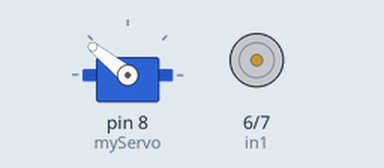
Bench run of a sketch on a simulated Arduino Uno, built with avr-gcc and run on an emulated ATmega328P. Parts: servo, motor-driver pin pairs drawn as motors (green arrow = first pin HIGH = forward, orange = second pin HIGH = backward, longer = more drive, scaled by the enable pin).

Above: at 0.1 s.
At 0.7 s:
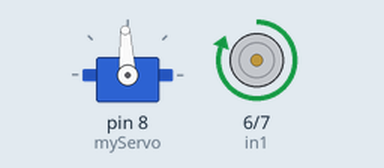
At 20.9 s:
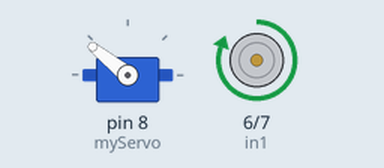
At 39.5 s:
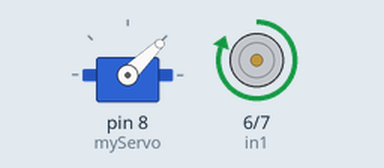
Timing chart, 0 to 40.0 s (numbered marks = the images above):
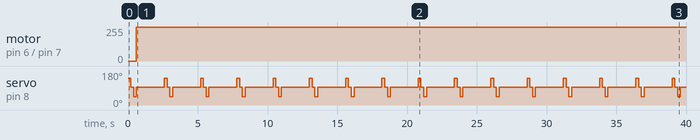

The sketch:

roller_motor.ino
```cpp
// #include <Servo.h>
// Servo myservo;

// void setup() {
//   myservo.attach(8); //attaches the servo on pin 9
//     myservo.write(80); //rotate counterclockwise at slow speed
// }

// void loop() {
//   currentTime = millis();
//   if ()
// }


#include <Servo.h>
Servo myServo;        // Create Servo object to control the servo

//YELLOW DC MOTOR PINS
int ena = 5;
int in1 = 6;
int in2 = 7;

void setup() {
  myServo.attach(8);  // Servo is connected to digital pin 9

  pinMode(ena, OUTPUT);
  pinMode(in1, OUTPUT);
  pinMode(in2, OUTPUT);
}

void loop() {
  myServo.writeMicroseconds(2000);    // turns forward at maximum speed
  delay(200);   // run for 2 ms
  myServo.writeMicroseconds(1500);    // stop
  delay(200);   // run for 2 ms
  myServo.writeMicroseconds(1000);    // turns backwards at maximum speed
  delay(200);   // run for 2 ms
  myServo.writeMicroseconds(1500);


  //MOTOR CODE
  digitalWrite(in1,HIGH);
  digitalWrite(in2,LOW);
  analogWrite(ena, 255);
  delay(2000);

}
```

Measured:
- by itself, motor on pin 6 (in1) / pin 7 (in2): stopped → forward 255/255 at 0.60 s
- by itself, servo on pin 8 (myServo): repeats every 2.6 s: 44° 0.20 s, 93° 2.0 s, 141° 0.20 s, 93° 0.20 s
